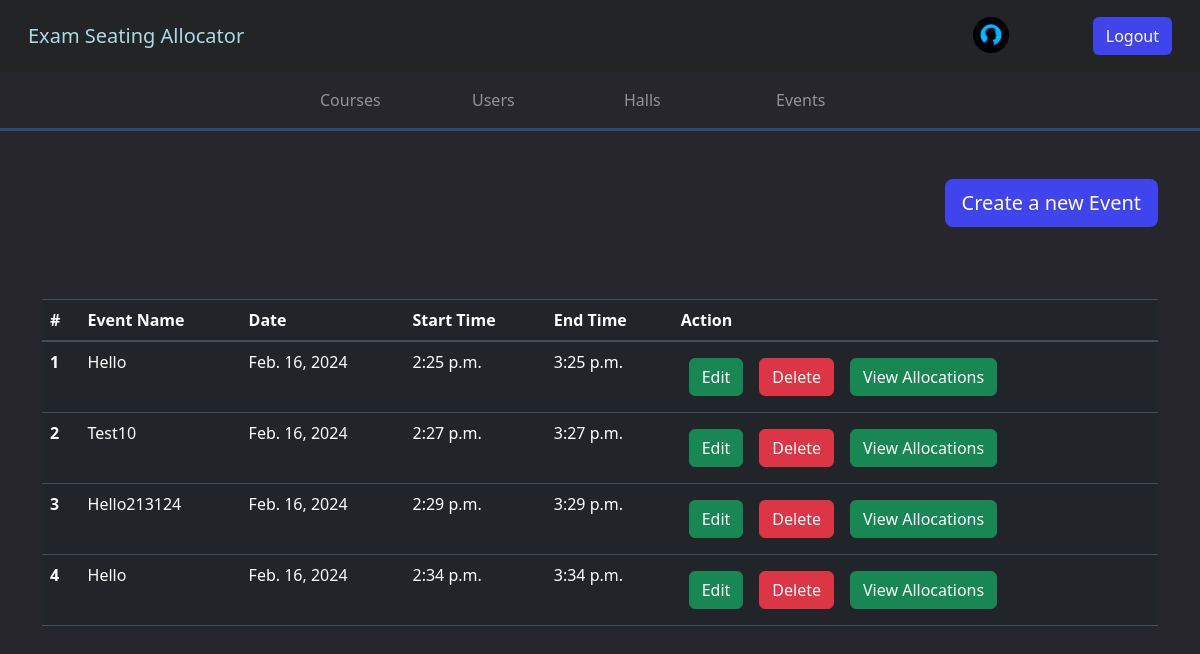
/admin_events_view/ (signed in), run on an earlier commit of the app's database.
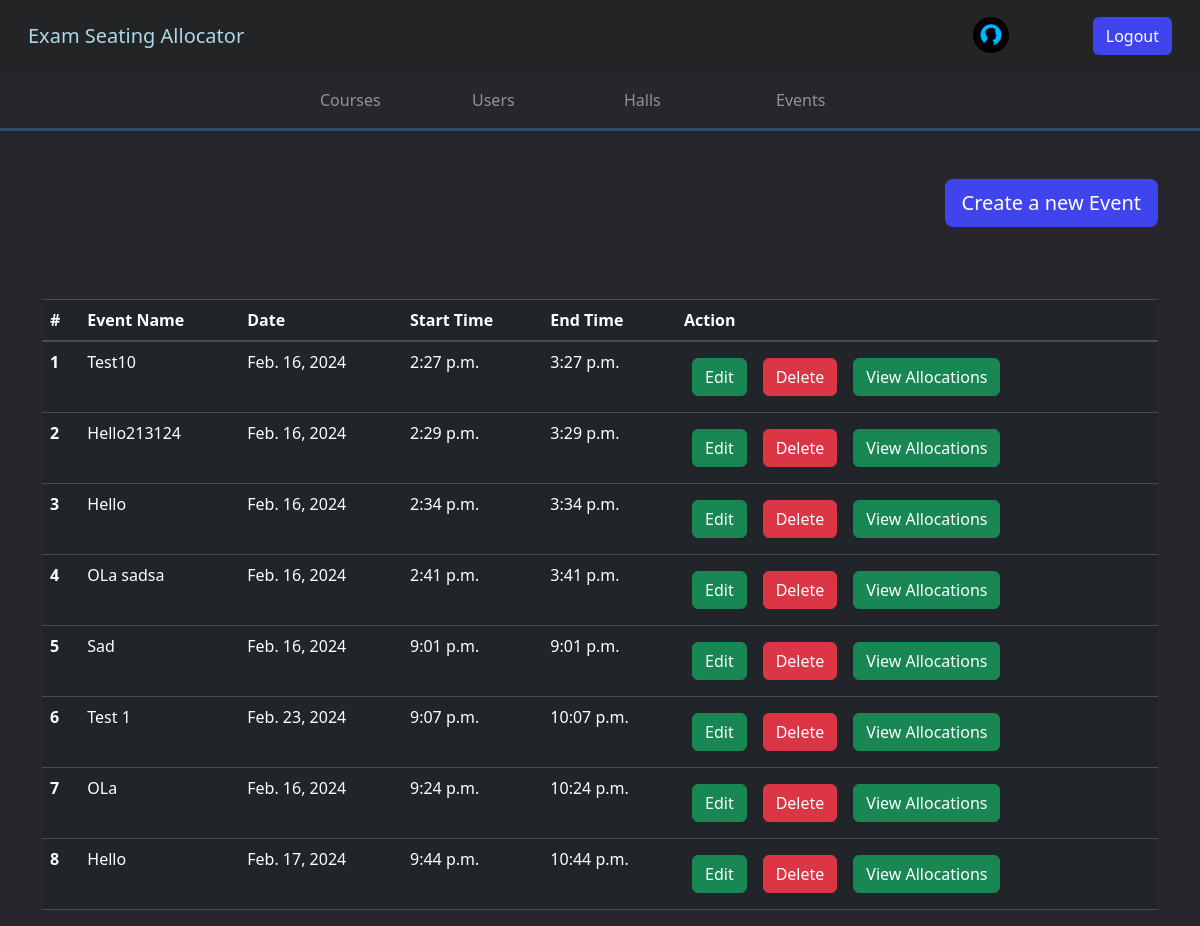
And on a later commit of the database.
### api/models.py (models this page shows)
class Event(models.Model):
    name = models.CharField(max_length=100, blank=True)
    date = models.DateField()
    start_time = models.TimeField()
    end_time = models.TimeField()

### api/views.py (the view)
# urls.py: path("admin_events_view/", admin_events_view, name="admin_events_view"),
def admin_events_view(request):
    events = Event.objects.all()
    context = {"homeurl": "admin_home", "events": events}
    return render(request, "viewEvents.html", context)

### api/templates/viewEvents.html (shortened to what this page needs)
{%extends "base.html"%} {%block start%} {% csrf_token %}
<div class="container mt-5">
  <div class="d-flex justify-content-end">
    <a class="btn register-button btn-lg" href="/create_new_event/">Create a new Event</a>
  </div>
  <br>
  <table class="table mt-5 table-dark">
  <thead>
    <tr>
      <th scope="col">#</th>
      <th scope="col">Event Name</th>
      <th scope="col">Date </th>
      <th scope="col">Start Time </th>
      <th scope="col">End Time</th>
      <th scope="col">Action</th>
    </tr>
  </thead>
  <tbody >
    {%for event in events%}
    <tr>
      <th scope="row">{{forloop.counter}}</th>
      <td>{{event.name| capfirst}}</td>
      <td>{{event.date}}</td>
      <td>{{event.start_time}}</td>
      <td>{{event.end_time}}</td>
      <td>
         <a href="/update_course/{{course.id}}" class="btn btn-success m-2">Edit</button>
        <a href="/delete_event/{{event.id}}" class="btn btn-danger m-2" onclick="return confirm('Are you sure you want to delete this event?');">Delete</button>
          <a href="/admin_view_event_info/{{event.id}}" class="btn btn-success m-2">View Allocations</button>
      </td>
    </tr>
    {%endfor%}
  </tbody>
</table>
</div>
    {%endblock%}

What changed in the data, as far as the page shows it:
removed Event: name "Hello", date "Feb. 16, 2024", start_time "2:25 p.m.", end_time "3:25 p.m."
added Event: name "OLa sadsa", date "Feb. 16, 2024", start_time "2:41 p.m.", end_time "3:41 p.m."
added Event: name "Sad", date "Feb. 16, 2024", start_time "9:01 p.m.", end_time "9:01 p.m."
added Event: name "Test 1", date "Feb. 23, 2024", start_time "9:07 p.m.", end_time "10:07 p.m."
added Event: name "OLa", date "Feb. 16, 2024", start_time "9:24 p.m.", end_time "10:24 p.m."
added Event: name "Hello", date "Feb. 17, 2024", start_time "9:44 p.m.", end_time "10:44 p.m."
